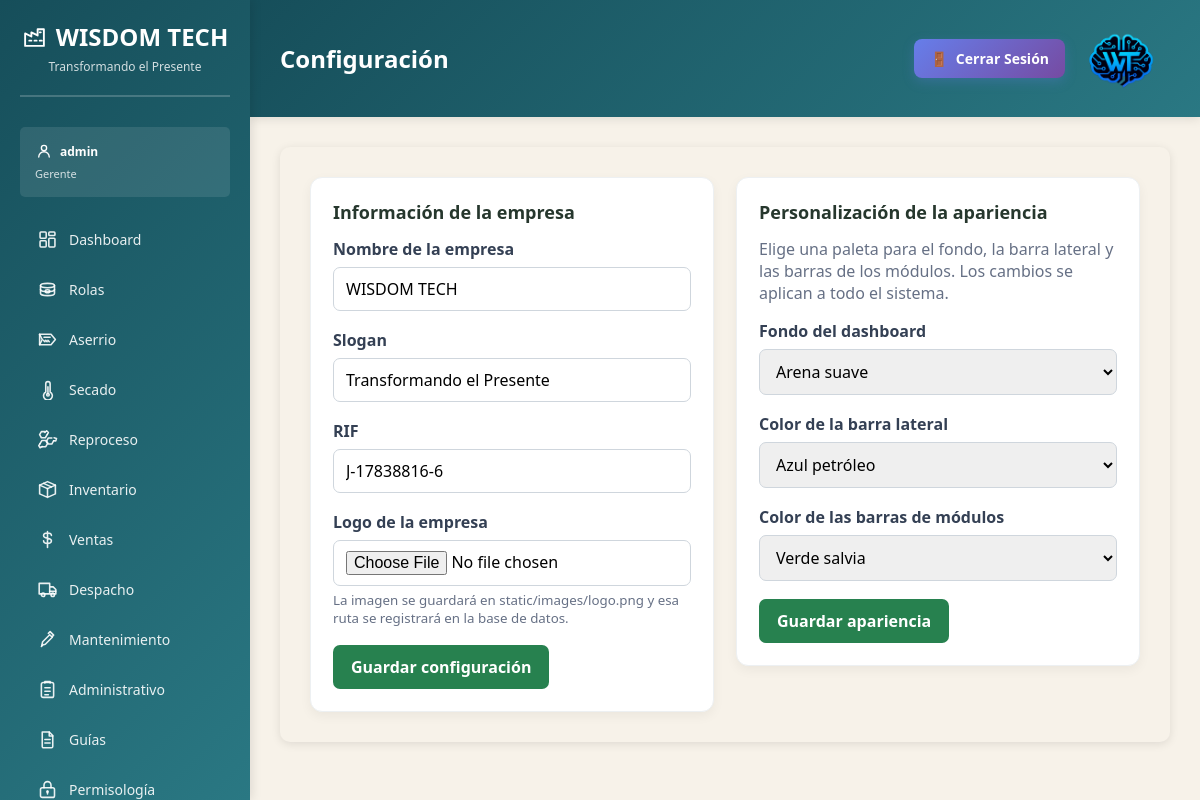
The page /dashboard/configuracion/ (signed in) on the database its author committed.
### dashboard/models.py (models this page shows, shortened)
class ConfiguracionEmpresa(models.Model):
    PALETAS_FONDO = [
        ('claro', 'Gris claro'),
        ('azulado', 'Azul muy claro'),
        ('calido', 'Arena suave'),
        ('marron', 'Marrón suave'),
        ('salvia', 'Verde salvia'),
        ('petroleo', 'Azul petróleo'),
    ]
    PALETAS_BARRA_LATERAL = [
        ('verde', 'Verde'),
        ('azul', 'Azul'),
        ('vino', 'Vino'),
        ('marron', 'Marrón'),
        ('salvia', 'Verde salvia'),
        ('petroleo', 'Azul petróleo'),
    ]
    PALETAS_MODULOS = [
        ('azul', 'Azul'),
        ('verde', 'Verde'),
        ('grafito', 'Grafito'),
        ('marron', 'Marrón'),
        ('salvia', 'Verde salvia'),
        ('petroleo', 'Azul petróleo'),
    ]
    nombre = models.CharField('nombre de la empresa', max_length=150, default=NombreEmpresa)
    rif = models.CharField('RIF', max_length=30, default=NumeroRif)
    logo_path = models.CharField(
        'ruta del logo',
        max_length=255,
        blank=True,
        default=LogoEmpresa,
        help_text='Ruta relativa a la carpeta static del proyecto, por ejemplo: images/logo.png.',
    )
    slogan = models.CharField('slogan', max_length=255, default=SloganEmpresa)
    color_fondo = models.CharField(
        'fondo del dashboard',
        max_length=20,
        choices=PALETAS_FONDO,
        default='claro',
    )
    color_sidebar = models.CharField(
        'color de la barra lateral',
        max_length=20,
        choices=PALETAS_BARRA_LATERAL,
        default='verde',
    )
    color_modulos = models.CharField(
        'color de las barras de módulos',
        max_length=20,
        choices=PALETAS_MODULOS,
        default='azul',
    )
    class Meta:
        verbose_name = 'configuración de la empresa'
        verbose_name_plural = 'configuración de la empresa'

class PerfilUsuario(models.Model):
    usuario = models.OneToOneField(
        settings.AUTH_USER_MODEL,
        on_delete=models.CASCADE,
        related_name='perfil',
    )
    cargo = models.CharField('cargo', max_length=100)
    class Meta:
        verbose_name = 'perfil de usuario'
        verbose_name_plural = 'perfiles de usuario'

### dashboard/views.py (the view)
# urls.py: path('configuracion/', views.configuracion_view, name='configuracion'),
@login_required(login_url='login')
def configuracion_view(request):
    if not (request.user.is_staff or request.user.is_superuser):
        return redirect('dashboard')
    configuracion, _ = ConfiguracionEmpresa.objects.get_or_create(pk=1)
    if request.method == 'POST':
        if request.POST.get('guardar_apariencia'):
            apariencia_form = PersonalizacionSistemaForm(
                request.POST,
                instance=configuracion,
            )
            form = ConfiguracionEmpresaForm(instance=configuracion)
            if apariencia_form.is_valid():
                apariencia_form.save()
                messages.success(request, 'La apariencia del sistema se guardó correctamente.')
                return redirect('configuracion')
        else:
            form = ConfiguracionEmpresaForm(
                request.POST,
                request.FILES,
                instance=configuracion,
            )
            apariencia_form = PersonalizacionSistemaForm(instance=configuracion)
            if form.is_valid():
                configuracion = form.save(commit=False)
                logo = form.cleaned_data.get('logo')
                if logo:
                    almacenamiento = FileSystemStorage(location=settings.BASE_DIR / 'static')
                    if almacenamiento.exists(LogoEmpresa):
                        almacenamiento.delete(LogoEmpresa)
                    almacenamiento.save(LogoEmpresa, logo)
                    configuracion.logo_path = LogoEmpresa
                configuracion.save()
                messages.success(request, 'La información de la empresa se guardó correctamente.')
                return redirect('configuracion')
    else:
        form = ConfiguracionEmpresaForm(instance=configuracion)
        apariencia_form = PersonalizacionSistemaForm(instance=configuracion)
    context = {
        'module': 'Configuración',
        'form': form,
        'apariencia_form': apariencia_form,
    }
    return render(request, 'modules/configuracion.html', context)

### templates/modules/configuracion.html (shortened to what this page needs)
{% extends 'base.html' %}
{% block page_title %}{{ module }}{% endblock %}
{% block content %}
<div class="module-container">
    <div class="settings-grid">
        <section class="settings-card">
            <h3>Información de la empresa</h3>
            <form method="post" enctype="multipart/form-data" class="company-settings-form">
                {% for field in form %}
                <div class="form-group">
                    <label for="{{ field.id_for_label }}">{{ field.label }}</label>
                    {{ field }}
                    {% if field.help_text %}<small>{{ field.help_text }}</small>{% endif %}
                </div>
                {% endfor %}
                <button type="submit" class="save-button">Guardar configuración</button>
            </form>
        </section>
        <section class="settings-card appearance-settings">
            <h3>Personalización de la apariencia</h3>
            <p class="settings-description">Elige una paleta para el fondo, la barra lateral y las barras de los módulos. Los cambios se aplican a todo el sistema.</p>
            <form method="post" class="appearance-form">
                {% for field in apariencia_form %}
                <div class="form-group">
                    <label for="{{ field.id_for_label }}">{{ field.label }}</label>
                    {{ field }}
                </div>
                {% endfor %}
                <button type="submit" name="guardar_apariencia" value="1" class="save-button">Guardar apariencia</button>
            </form>
        </section>
    </div>
</div>
{% endblock %}

### templates/base.html (shortened to what this page needs)
<!DOCTYPE html>
<html lang="es">
<head>
    {% load static %}
</head>
<body style="--dashboard-background: {{ tema_colores.fondo }}; --sidebar-start: {{ tema_colores.sidebar_inicio }}; --sidebar-end: {{ tema_colores.sidebar_fin }}; --module-start: {{ tema_colores.modulo_inicio }}; --module-end: {{ tema_colores.modulo_fin }};">
    <div class="sidebar">
        <div class="sidebar-header">
            <h1>
                <span class="sidebar-symbol" aria-hidden="true">
                    <svg viewBox="0 0 24 24">
                        <path d="M3 21V9l6 3V8l6 3V5h6v16z"/>
                        <path d="M7 16h2m3 0h2m3 0h2M17 8h1"/>
                    </svg>
                </span>
                <span>{{ empresa.nombre }}</span>
            </h1>
            <p>{{ empresa.slogan }}</p>
        </div>
        <div class="user-info">
            <strong>
                <span class="sidebar-symbol" aria-hidden="true">
                    <svg viewBox="0 0 24 24">
                        <circle cx="12" cy="8" r="3.5"/>
                        <path d="M5 20a7 7 0 0 1 14 0"/>
                    </svg>
                </span>
                <span>{{ user.get_full_name|default:user.username }}</span>
            </strong>
            <span class="user-role">{{ cargo_usuario }}</span>
        </div>
        <ul class="sidebar-menu">
            <li>
                <a href="{% url 'dashboard' %}" class="{% if request.resolver_match.url_name == 'dashboard' %}active{% endif %}">
                    <span class="icon" aria-hidden="true">
                        <svg viewBox="0 0 24 24">
                            <rect x="3.5" y="3.5" width="7" height="7" rx="1"/>
                            <rect x="13.5" y="3.5" width="7" height="4" rx="1"/>
                            <rect x="13.5" y="10.5" width="7" height="10" rx="1"/>
                            <rect x="3.5" y="13.5" width="7" height="7" rx="1"/>
                        </svg>
                    </span>
                    <span>Dashboard</span>
                </a>
            </li>
            <li>
                <a href="/dashboard/rolas/" class="{% if 'rolas' in request.path %}active{% endif %}">
                    <span class="icon" aria-hidden="true">
                        <svg viewBox="0 0 24 24">
                            <path d="M4 7.5c0-1.4 3.6-2.5 8-2.5s8 1.1 8 2.5v9c0 1.4-3.6 2.5-8 2.5s-8-1.1-8-2.5z"/>
                            <path d="M4 7.5c0 1.4 3.6 2.5 8 2.5s8-1.1 8-2.5M4 12c0 1.4 3.6 2.5 8 2.5s8-1.1 8-2.5"/>
                            <path d="M12 12.2c1.4 0 2.6.8 2.6 1.8s-1.2 1.8-2.6 1.8-2.6-.8-2.6-1.8 1.2-1.8 2.6-1.8z"/>
                        </svg>
                    </span>
                    <span>Rolas</span>
                </a>
            </li>
            <li>
                <a href="{% url 'aserrio' %}" class="{% if request.resolver_match.url_name == 'aserrio' %}active{% endif %}">
                    <span class="icon" aria-hidden="true">
                        <svg viewBox="0 0 24 24">
                            <path d="M3 6h13l5 6-5 6H3l3-6z"/>
                            <path d="M8 9.5h7M7.5 13l1.5 1.5m1-1.5 1.5 1.5m1-1.5 1.5 1.5"/>
                            <path d="M3 6v12"/>
                        </svg>
                    </span>
                    <span>Aserrio</span>
                </a>
            </li>
            <li>
                <a href="{% url 'secado' %}" class="{% if request.resolver_match.url_name == 'secado' %}active{% endif %}">
                    <span class="icon" aria-hidden="true">
                        <svg viewBox="0 0 24 24">
                            <path d="M10 14.8V5.5a2.5 2.5 0 0 1 5 0v9.3a5 5 0 1 1-5 0z"/>
                            <path d="M12.5 9v8"/>
                            <circle cx="12.5" cy="18" r="1.5"/>
                        </svg>
                    </span>
                    <span>Secado</span>
                </a>
            </li>
            <li>
                <a href="{% url 'reproceso' %}" class="{% if request.resolver_match.url_name == 'reproceso' %}active{% endif %}">
                    <span class="icon" aria-hidden="true">
                        <svg viewBox="0 0 24 24">
                            <path d="m9 4 2-2 2 2-1.2 2.1"/>
                            <path d="M11.8 6.1 9.5 10H5l-2-3.5L5 3h4"/>
                            <path d="m19.5 10 2.8.8-.8 2.8-2.4-.2"/>
                            <path d="m19.1 13.4-2.2 3.8H13l-2-3.5 2-3.5h4"/>
                            <path d="m6 20-2.5 1.4L2 19l1.3-2"/>
                            <path d="m3.3 17 2.2-3.8H10l2 3.5-2 3.5H6"/>
                        </svg>
                    </span>
                    <span>Reproceso</span>
                </a>
            </li>
            <li>
                <a href="{% url 'inventario' %}" class="{% if request.resolver_match.url_name == 'inventario' %}active{% endif %}">
                    <span class="icon" aria-hidden="true">
                        <svg viewBox="0 0 24 24">
                            <path d="m3 7 9-4 9 4-9 4z"/>
                            <path d="M3 7v10l9 4 9-4V7M12 11v10"/>
                            <path d="m7.5 5 9 4"/>
                        </svg>
                    </span>
                    <span>Inventario</span>
                </a>
            </li>
            <li>
                <a href="{% url 'ventas' %}" class="{% if request.resolver_match.url_name == 'ventas' %}active{% endif %}">
                    <span class="icon" aria-hidden="true">
                        <svg viewBox="0 0 24 24">
                            <path d="M12 3v18M16.5 7.5c0-1.7-1.8-3-4.5-3s-4.5 1.3-4.5 3 1.5 2.6 4.5 3 4.5 1.3 4.5 3-1.8 3-4.5 3-4.5-1.3-4.5-3"/>
                        </svg>
                    </span>
                    <span>Ventas</span>
                </a>
            </li>
            <li>
                <a href="{% url 'despacho' %}" class="{% if request.resolver_match.url_name == 'despacho' %}active{% endif %}">
                    <span class="icon" aria-hidden="true">
                        <svg viewBox="0 0 24 24">
                            <path d="M2.5 5h12v12h-12zM14.5 9h4l3 3v5h-7z"/>
                            <circle cx="7" cy="18" r="2"/>
                            <circle cx="18" cy="18" r="2"/>
                            <path d="M14.5 14h7"/>
                        </svg>
                    </span>
                    <span>Despacho</span>
                </a>
            </li>
            <li>
                <a href="{% url 'mantenimiento' %}" class="{% if request.resolver_match.url_name == 'mantenimiento' %}active{% endif %}">
                    <span class="icon" aria-hidden="true">
                        <svg viewBox="0 0 24 24">
                            <path d="m14.5 6.5 3 3-8 8-4 1 1-4 8-8z"/>
                            <path d="m13 5 2-2 4 4-2 2"/>
                            <path d="M6 19l-1 1"/>
                        </svg>
                    </span>
                    <span>Mantenimiento</span>
                </a>
            </li>
            <li>
                <a href="{% url 'administrativo' %}" class="{% if request.resolver_match.url_name == 'administrativo' %}active{% endif %}">
                    <span class="icon" aria-hidden="true">
                        <svg viewBox="0 0 24 24">
                            <rect x="5" y="4" width="14" height="17" rx="2"/>
                            <path d="M9 4.5V3h6v1.5M9 10h6M9 14h6M9 18h4"/>
                        </svg>
                    </span>
                    <span>Administrativo</span>
                </a>
            </li>
            <li>
                <a href="{% url 'guias' %}" class="{% if request.resolver_match.url_name == 'guias' %}active{% endif %}">
                    <span class="icon" aria-hidden="true">
                        <svg viewBox="0 0 24 24">
                            <path d="M6 3.5h8l4 4V20a1.5 1.5 0 0 1-1.5 1.5h-9A1.5 1.5 0 0 1 6 20z"/>
                            <path d="M14 3.5V8h4M9 12h6M9 16h6"/>
                        </svg>
                    </span>
                    <span>Guías</span>
                </a>
            </li>
            <li>
                <a href="{% url 'permisologia' %}" class="{% if request.resolver_match.url_name == 'permisologia' %}active{% endif %}">
                    <span class="icon" aria-hidden="true">
                        <svg viewBox="0 0 24 24">
                            <rect x="4" y="10" width="16" height="11" rx="2"/>
                            <path d="M8 10V7a4 4 0 1 1 8 0v3M12 14v3"/>
                            <circle cx="12" cy="14.5" r=".7"/>
                        </svg>
                    </span>
                    <span>Permisología</span>
                </a>
            </li>
        </ul>
    </div>
    <div class="main-content">
        <div class="topbar">
            <div class="page-heading">
                <h2>{% block page_title %}Dashboard{% endblock %}</h2>
            </div>
            <div class="topbar-info">
                <div class="topbar-actions">
                    <a href="{% url 'logout' %}" class="topbar-logout">
                        <span>🚪</span>
                        <span>Cerrar Sesión</span>
                    </a>
                    {% if logo_empresa_disponible %}
                    <img class="topbar-logo" src="{% static empresa.logo_path %}" alt="Logo de {{ empresa.nombre }}">
                    {% endif %}
                </div>
            </div>
        </div>
        <div class="content">
            {% block content %}{% endblock %}
        </div>
    </div>
</body>
</html>

### rows shown on the page
ConfiguracionEmpresa: nombre "WISDOM TECH", slogan "Transformando el Presente", logo_path (picture), form "WISDOM TECH" "Transformando el Presente" "J-17838816-6", apariencia_form "Arena suave" "Azul petróleo" "Verde salvia"
PerfilUsuario: cargo "Gerente"

### other values the page prints
{{ user.get_full_name|default:user.username }} "admin"
{{ module }} "Configuración"
{{ field.label }} "Nombre de la empresa" "Slogan" "RIF" "Logo de la empresa"
{{ field.help_text }} "La imagen se guardará en static/images/logo.png y esa ruta se registrará en la base de datos."
{{ field.label }} "Fondo del dashboard" "Color de la barra lateral" "Color de las barras de módulos"
